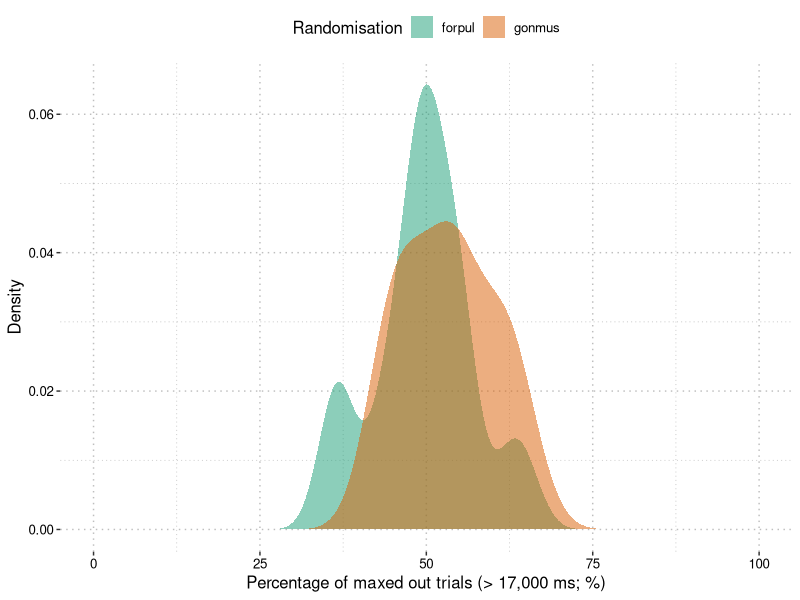

R code for this plot:
## ---- chunk 1

library(dplyr)     # for manipulating data
library(tidyr)     # for reshaping datasets
library(ggplot2)   # for visualising data
library(knitr)     # for nice tables

data <- read.delim("../Data/01_processed.txt")

data.max <- data %>%
  filter(time <= 17000) %>%
  group_by(participant, item, condition, trial_type) %>%
  summarise(time = mean(time, na.rm = TRUE),
            n    = n())

# wide processed, non-max out data
data.max.agg <- data %>%
  filter(time <= 17000) %>%
  group_by(participant, language, condition, trial_type) %>%
  summarise(time = mean(time, na.rm = TRUE)) %>%
  spread(trial_type, "time") %>%
  mutate(
    difference = novel-familiar,
    proportion = novel/(novel+familiar)*100
  )
n <- nrow(data.max.agg)
alpha <- 0.05

data.max.summary <- data.max.agg %>%
  group_by(language, condition) %>%
  summarise(n        = n(),
            familiar = mean(familiar, na.rm = TRUE),
            novel    = mean(novel, na.rm = TRUE))

kable(data.max.summary,
      digits = 2,
      col.names = c("Language", "Randomisation", "N", "Familiar (ms)", "Novel (ms)"),
      align = "c"
)
## ---- chunk 2

ggplot(data.max.agg, aes(x = proportion, fill = condition)) +
  geom_density(alpha = 0.5, colour = NA) +
  labs(x = "Percentage of maxed out trials (> 17,000 ms; %)", y = "Density", fill = "Randomisation") +
  scale_fill_brewer(palette = "Dark2") +
  scale_x_continuous(limits = c(0, 100)) +
  theme(
    panel.grid = element_line(colour = "grey", linetype = "dotted"),
    panel.grid.minor.y = element_line(colour = "grey", linetype = "dotted"),
    panel.background = element_rect(fill = "white"),
    legend.position = "top",
    text = element_text(colour = "black", size = 12),
    axis.text = element_text(colour = "black")
  )

## ---- chunk 3
max.out.item <- data %>%
  filter(time > 17000) %>%
  group_by(condition, item) %>%
  summarise(n_maxout = n()) %>%
  right_join(., (data %>% group_by(condition, item) %>% summarise(n_total = n()))) %>%
  mutate(n_maxout = ifelse(is.na(n_maxout), 0, n_maxout),
         proportion = 100*(n_maxout/n_total)) %>%
  mutate(type = case_when((item == "gon" | item == "mus") & condition == "gonmus" ~ "familiar",
                          (item == "for" | item == "pul") & condition == "forpul" ~ "familiar",
                          TRUE                                                    ~ "novel"))

kable(
  max.out.item,
  digits = 2,
  col.names = c("Randomisation", "Word", "Maxed out", "Total", "%", "Type"),
  align = "c"
)
## ---- chunk 4
data.max %>%
  group_by(participant, trial_type, condition) %>%
  summarise(time = mean(time, na.rm = TRUE)) %>%
  group_by(trial_type) %>%
  summarise(n = n(),
            mean = mean(time),
            median = median(time),
            sem = sd(time)/sqrt(n),
            ci_lower = round(mean-sem*(qnorm(1-alpha/2)), 2),
            ci_upper = round(mean+sem*(qnorm(1-alpha/2)), 2)) %>%
  unite("ci", ci_lower, ci_upper, sep = ", ") %>%
  mutate(ci = paste0("[", ci, "]")) %>%
  kable(.,
        digits = 2,
        row.names = FALSE,
        col.names = c("Trial type", "N", "Mean", "Median", "SEM", "95% CI"),
        align = "c"
  )
## ---- chunk 5
t.test.data.max <- data.max %>%
  group_by(participant, trial_type) %>%
  summarise(time = mean(time, na.rm = TRUE)) %>%
  spread(trial_type, time) 

t.test.max <- t.test(t.test.data.max$familiar, t.test.data.max$novel, paired = TRUE)

data.max %>%
  group_by(participant, trial_type) %>%
  summarise(time = mean(time, na.rm = TRUE)) %>%
  group_by(trial_type) %>%
  summarise(time = mean(time)) %>%
  spread(trial_type, time) %>%
  mutate(t_value = t.test.max$statistic,
         df = t.test.max$parameter,
         ci_lower = round(t.test.max$conf.int[1], 2),
         ci_upper = round(t.test.max$conf.int[2], 2),
         p_value = t.test.max$p.value,
         d = abs(t_value/(sqrt(n)))) %>%
  unite("ci", ci_lower, ci_upper, sep = ", ") %>%
  mutate(ci = paste0("[", ci, "]")) %>%
  kable(.,
        digits = 3,
        row.names = FALSE,
        col.names = c("Familiar", "Unfamiliar", "T-value", "DF", "95% CI", "p-value", "Cohen's D"),
        align = "c"
  )
